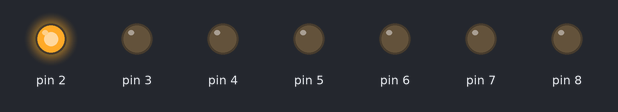
Bench run of a sketch on a simulated Arduino Uno, built with avr-gcc and run on an emulated ATmega328P. On the bench: output pins drawn as LEDs (lit = HIGH).

Above: at 0.3 s.
At 2.1 s:
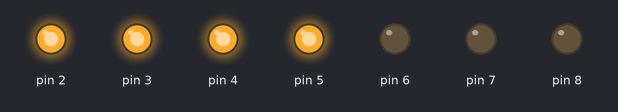
At 3.3 s:
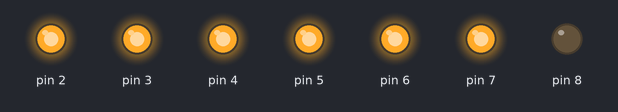
At 4.5 s:
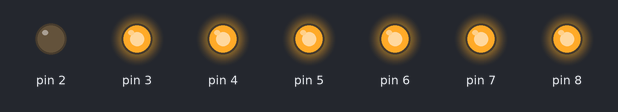
At 6.3 s:
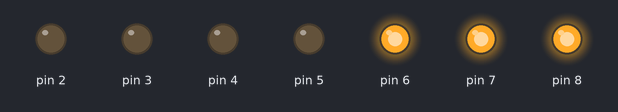
At 8.6 s:
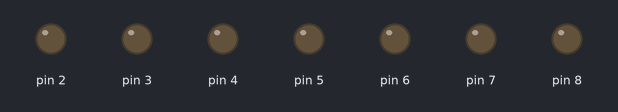
Timing chart, 0 to 12.2 s (numbered marks = the images above):
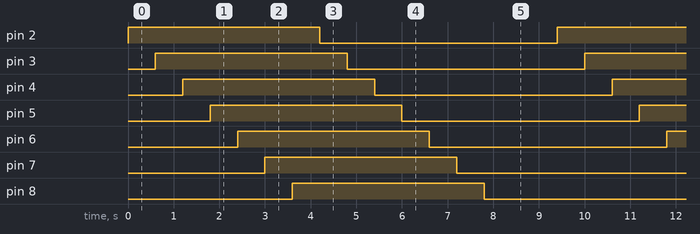

The sketch:

sketch_sep28a.ino
```cpp
void setup()
{
  // define pin modes

 pinMode(2,OUTPUT);
 pinMode(3,OUTPUT);
 pinMode(4,OUTPUT);
 pinMode(5,OUTPUT);
 pinMode(6,OUTPUT);
 pinMode(7,OUTPUT);
 pinMode(8,OUTPUT);

}

void loop()
{
  // loop to turn leds od seven seg ON

  for(int i=2;i<9;i++)
  {
    digitalWrite(i,HIGH);
    delay(600);
  }

  // loop to turn leds od seven seg OFF
  for(int i=2;i<9;i++)
  {
    digitalWrite(i,LOW);
    delay(600);
  }


  delay(1000);

}
```

Measured:
- by itself, pin 2–8: alternates HIGH for 4.2 s and LOW for 5.2 s
- by itself, everything shown: repeats every 9.4 s, in 14 steps
